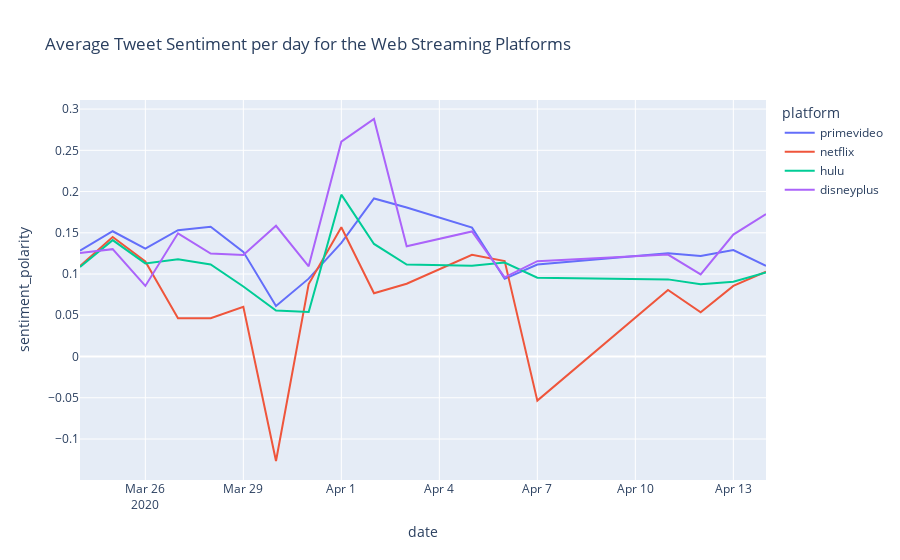

The notebook cell saved with this chart:
### Code cell
fig = px.line(tweets_per_day_df, x = 'date', y = 'sentiment_polarity', color = 'platform', title = 'Average Tweet Sentiment per day for the Web Streaming Platforms')
fig.show()
fig.write_image('AverageTweetSentimentPerDay.jpg')

### Figure 1 — Plotly figure (JSON) as saved in the notebook; plotly's stock layout.template omitted (floating-point values rounded to 4 significant figures)
{"data": [{"hoverlabel": {"namelength": 0}, "hovertemplate": "platform=primevideo<br>date=%{x}<br>sentiment_polarity=%{y}", "legendgroup": "primevideo", "line": {"color": "#636efa", "dash": "solid"}, "mode": "lines", "name": "primevideo", "showlegend": true, "type": "scatter", "x": ["2020-03-24", "2020-03-25", "2020-03-26", "2020-03-27", "2020-03-28", "2020-03-29", "2020-03-30", "2020-03-31", "2020-04-01", "2020-04-02", "2020-04-03", "2020-04-05", "2020-04-06", "2020-04-07", "2020-04-11", "2020-04-12", "2020-04-13", "2020-04-14"], "xaxis": "x", "y": [0.1283, 0.1519, 0.1309, 0.1532, 0.1574, 0.1269, 0.06132, 0.09442, 0.1378, 0.1916, 0.1806, 0.1563, 0.09418, 0.1116, 0.1252, 0.122, 0.1292, 0.1098], "yaxis": "y"}, {"hoverlabel": {"namelength": 0}, "hovertemplate": "platform=netflix<br>date=%{x}<br>sentiment_polarity=%{y}", "legendgroup": "netflix", "line": {"color": "#EF553B", "dash": "solid"}, "mode": "lines", "name": "netflix", "showlegend": true, "type": "scatter", "x": ["2020-03-24", "2020-03-25", "2020-03-26", "2020-03-27", "2020-03-28", "2020-03-29", "2020-03-30", "2020-03-31", "2020-04-01", "2020-04-02", "2020-04-03", "2020-04-05", "2020-04-06", "2020-04-07", "2020-04-11", "2020-04-12", "2020-04-13", "2020-04-14"], "xaxis": "x", "y": [0.1097, 0.1449, 0.1152, 0.0463, 0.04643, 0.06036, -0.1266, 0.08783, 0.1567, 0.07673, 0.08827, 0.1233, 0.1156, -0.05345, 0.08071, 0.05362, 0.0856, 0.1029], "yaxis": "y"}, {"hoverlabel": {"namelength": 0}, "hovertemplate": "platform=hulu<br>date=%{x}<br>sentiment_polarity=%{y}", "legendgroup": "hulu", "line": {"color": "#00cc96", "dash": "solid"}, "mode": "lines", "name": "hulu", "showlegend": true, "type": "scatter", "x": ["2020-03-24", "2020-03-25", "2020-03-26", "2020-03-27", "2020-03-28", "2020-03-29", "2020-03-30", "2020-03-31", "2020-04-01", "2020-04-02", "2020-04-03", "2020-04-05", "2020-04-06", "2020-04-07", "2020-04-11", "2020-04-12", "2020-04-13", "2020-04-14"], "xaxis": "x", "y": [0.1086, 0.1411, 0.1129, 0.1178, 0.1116, 0.08496, 0.05572, 0.05396, 0.1962, 0.1365, 0.1115, 0.1101, 0.114, 0.09557, 0.09353, 0.08762, 0.09056, 0.1018], "yaxis": "y"}, {"hoverlabel": {"namelength": 0}, "hovertemplate": "platform=disneyplus<br>date=%{x}<br>sentiment_polarity=%{y}", "legendgroup": "disneyplus", "line": {"color": "#ab63fa", "dash": "solid"}, "mode": "lines", "name": "disneyplus", "showlegend": true, "type": "scatter", "x": ["2020-03-24", "2020-03-25", "2020-03-26", "2020-03-27", "2020-03-28", "2020-03-29", "2020-03-30", "2020-03-31", "2020-04-01", "2020-04-02", "2020-04-03", "2020-04-05", "2020-04-06", "2020-04-07", "2020-04-11", "2020-04-12", "2020-04-13", "2020-04-14"], "xaxis": "x", "y": [0.1255, 0.1302, 0.08557, 0.1494, 0.1248, 0.123, 0.1585, 0.1094, 0.2604, 0.2879, 0.1337, 0.1516, 0.09605, 0.1156, 0.1236, 0.09952, 0.1478, 0.1728], "yaxis": "y"}], "layout": {"legend": {"title": {"text": "platform"}, "tracegroupgap": 0}, "title": {"text": "Average Tweet Sentiment per day for the Web Streaming Platforms"}, "xaxis": {"anchor": "y", "domain": [0, 1], "title": {"text": "date"}}, "yaxis": {"anchor": "x", "domain": [0, 1], "title": {"text": "sentiment_polarity"}}}}
